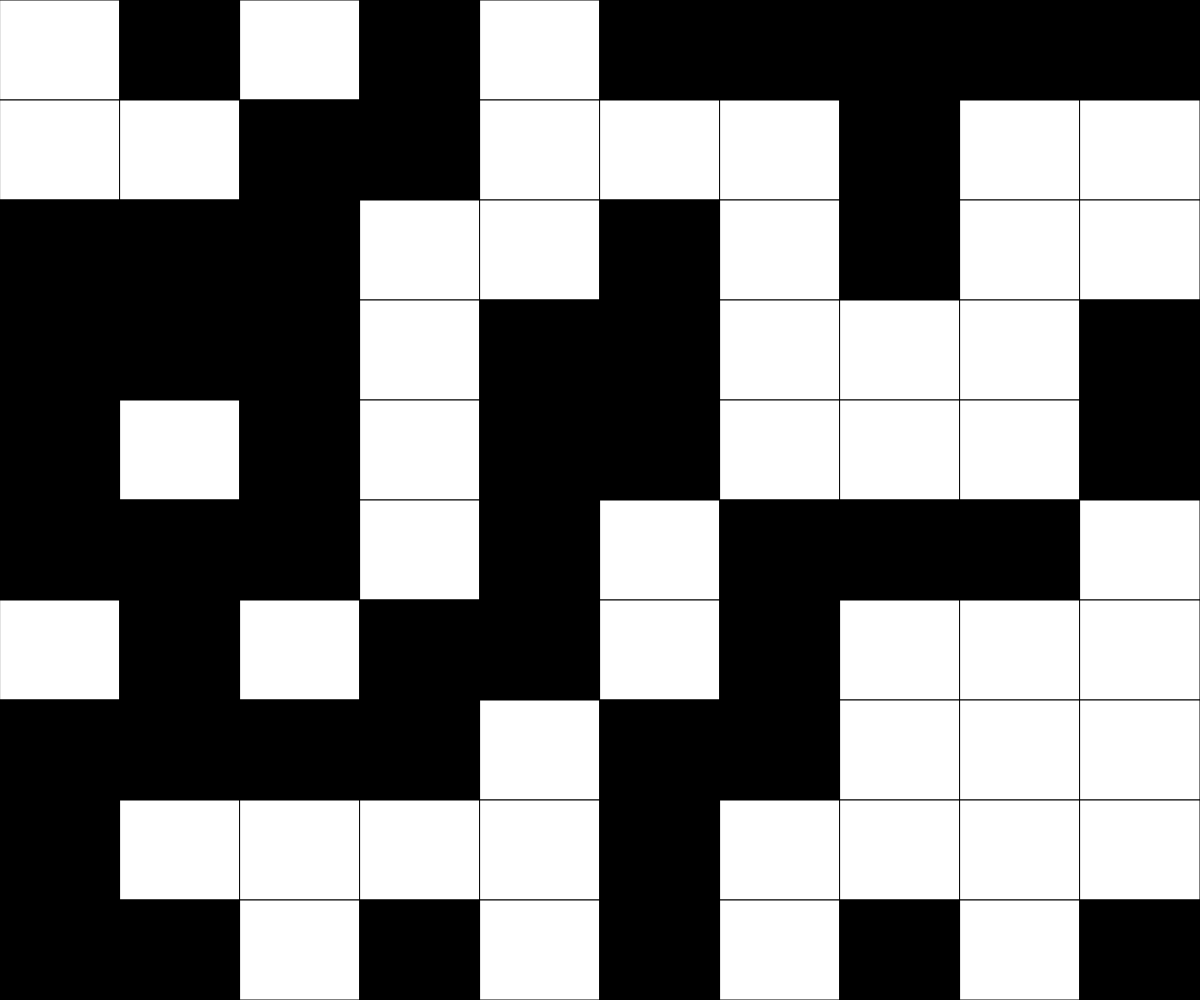
Frame 1 (no input)
Frame 60 (no input): identical to frame 1, image omitted
Frame 120 (the mouse pressed at the canvas centre since frame 60): identical to frame 1, image omitted

The p5.js sketch that drew this single still picture (run headless with seeded random() and noise() and a simulated clock; from frame 60 on, the mouse is pressed at the canvas centre):

// p5.js sketch
// ── sketch.js
let grid;

function setup() {
  createCanvas(windowWidth, windowHeight);
  grid = generateRandomGrid(10);
}

function draw() {
  background(220);
  displayGrid();
}

function keyPressed() {
  if(key === " ") {
    grid = generateRandomGrid(10);
  }
}

function generateRandomGrid(gridSize) {
  let grid = [];
  for (let i=0; i<gridSize; i++) {
    grid.push([]);
    for (let j=0; j<gridSize; j++) {
      if (random(100) < 50) {
        grid[i].push(0);
      }
      else {
        grid[i].push(1);
      }
    }
  }
  return grid;
}

function displayGrid() {

  let cellWidth = width/grid[0].length;
  let cellHeight = height/grid.length;

  for (let y = 0; y < grid.length; y ++) {
    for (let x = 0; x < grid[y].length; x ++) {
      if (grid[y][x] === 0) {
        fill("black");
      }
      else {
        fill("white");
      }
      rect(cellWidth*x, cellHeight*y, cellWidth, cellHeight);
    }
  }
} 
